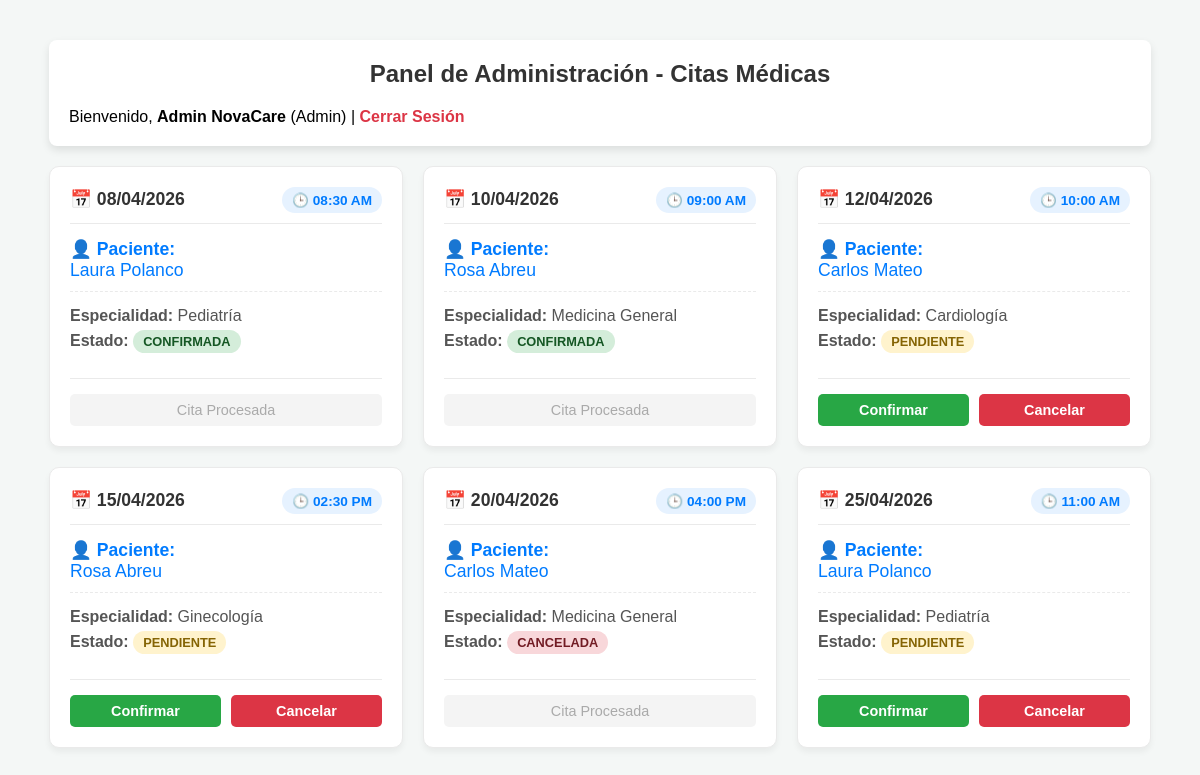
Page /admin/dashboard.php (signed in) on the committed database.
### tables this page shows
CREATE TABLE citas (
    id INT AUTO_INCREMENT PRIMARY KEY,
    id_usuario INT NOT NULL,
    fecha DATE NOT NULL,
    hora TIME NOT NULL,
    especialidad VARCHAR(100) NOT NULL,
    estado ENUM('pendiente', 'confirmada', 'cancelada') DEFAULT 'pendiente',
    FOREIGN KEY (id_usuario) REFERENCES usuarios(id) ON DELETE CASCADE
);

CREATE TABLE usuarios (
    id INT AUTO_INCREMENT PRIMARY KEY,
    nombre VARCHAR(100) NOT NULL,
    email VARCHAR(100) NOT NULL UNIQUE,
    password VARCHAR(255) NOT NULL,
    rol ENUM('admin', 'paciente') DEFAULT 'paciente',
    fecha_registro TIMESTAMP DEFAULT CURRENT_TIMESTAMP
);

### admin/dashboard.php (the view, shortened to what this page needs)
<?php
require '../includes/db.php';
$sql = "SELECT c.id, c.fecha, c.hora, c.especialidad, c.estado, u.nombre AS paciente
        FROM citas c
        INNER JOIN usuarios u ON c.id_usuario = u.id
        ORDER BY c.fecha ASC, c.hora ASC";
$result = $conn->query($sql);
?>
<!DOCTYPE html>
<html lang="es">
<head>
    <link rel="stylesheet" href="../css/style.css">
</head>
<body style="display: block; background-color: #f4f7f6; padding: 20px;">
    <div class="container-admin">
        <div style="background: white; padding: 20px; border-radius: 8px; box-shadow: 0 4px 8px rgba(0,0,0,0.1); margin-bottom: 20px;">
            <h2 style="margin-top: 0;">Panel de Administración - Citas Médicas</h2>
            <nav>
                <span>Bienvenido, <strong><?php echo htmlspecialchars($_SESSION['nombre']); ?></strong> (Admin)</span> |
                <a href="../logout.php" style="color: #dc3545; font-weight: bold;">Cerrar Sesión</a>
            </nav>
        </div>
        <div class="citas-grid">
            <?php if ($result->num_rows > 0): ?>
                <?php while($row = $result->fetch_assoc()): ?>
                    <div class="cita-card">
                        <div class="cita-header">
                            <span class="cita-fecha">📅 <?php echo date("d/m/Y", strtotime($row['fecha'])); ?></span>
                            <span class="cita-hora">🕒 <?php echo date("h:i A", strtotime($row['hora'])); ?></span>
                        </div>
                        <div class="cita-body">
                            <div class="paciente-nombre">
                                <strong>👤 Paciente:</strong> <br>
                                <?php echo htmlspecialchars($row['paciente']); ?>
                            </div>
                            <p><strong>Especialidad:</strong> <?php echo htmlspecialchars($row['especialidad']); ?></p>
                            <p><strong>Estado:</strong>
                                <span class="badge <?php echo $row['estado']; ?>">
                                    <?php echo ucfirst($row['estado']); ?>
                                </span>
                            </p>
                        </div>
                        <div class="cita-actions">
                            <?php if($row['estado'] == 'pendiente'): ?>
                                <a href="dashboard.php?action=confirmar&id=<?php echo $row['id']; ?>" class="btn-confirm">Confirmar</a>
                                <a href="dashboard.php?action=cancelar&id=<?php echo $row['id']; ?>" class="btn-cancel">Cancelar</a>
                            <?php else: ?>
                                <span style="flex: 1; text-align: center; padding: 8px; color: #aaa; background: #f4f4f4; border-radius: 5px; font-size: 0.9rem;">Cita Procesada</span>
                            <?php endif; ?>
                        </div>
                    </div>
                <?php endwhile; ?>
            <?php else: ?>
                <div style="grid-column: 1 / -1; text-align: center; padding: 40px; background: white; border-radius: 8px; color: #666;">
                    No hay citas registradas en el sistema.
                </div>
            <?php endif; ?>
        </div>
        </div>
</body>
</html>

### css/style.css (style rules this page uses)
body { font-family: Arial, sans-serif; background-color: #f4f7f6; margin: 0; padding: 20px; display: flex; justify-content: center; }
h2 { color: #333; text-align: center; }
a { color: #007BFF; text-decoration: none; }
.citas-grid { display: grid; grid-template-columns: repeat(auto-fill, minmax(300px, 1fr)); gap: 20px; margin-top: 20px; }
.cita-card { background: white; border-radius: 10px; padding: 20px; box-shadow: 0 4px 6px rgba(0,0,0,0.05); border: 1px solid #eaeaea; transition: transform 0.2s, box-shadow 0.2s; display: flex; flex-direction: column; }
.cita-header { display: flex; justify-content: space-between; align-items: center; border-bottom: 1px solid #eaeaea; padding-bottom: 10px; margin-bottom: 15px; }
.cita-fecha { font-size: 1.1rem; font-weight: bold; color: #333; display: flex; align-items: center; gap: 8px; }
.cita-hora { color: #007BFF; font-weight: bold; background: #e6f2ff; padding: 5px 10px; border-radius: 15px; font-size: 0.85rem; }
.cita-body { flex-grow: 1; margin-bottom: 20px; }
.cita-body p { margin: 5px 0; color: #555; }
.cita-actions { display: flex; gap: 10px; border-top: 1px solid #eaeaea; padding-top: 15px; }
.cita-actions a { flex: 1; text-align: center; padding: 8px; border-radius: 5px; font-weight: bold; font-size: 0.9rem; text-decoration: none; }
.badge { display: inline-block; padding: 4px 10px; border-radius: 12px; font-size: 0.8rem; font-weight: bold; text-transform: uppercase; }
.badge.pendiente { background-color: #fff3cd; color: #856404; }
.badge.confirmada { background-color: #d4edda; color: #155724; }
.badge.cancelada { background-color: #f8d7da; color: #721c24; }
.cita-actions .btn-confirm { background: #28a745; color: white; text-align: center; border: none; }
.cita-actions .btn-cancel { background: #dc3545; color: white; text-align: center; border: none; }

### admin/dashboard.php (style rules this page uses)
.container-admin { width: 95%; max-width: 1200px; margin: 20px auto; }
.paciente-nombre { font-size: 1.1rem; color: #007BFF; margin-bottom: 15px; padding-bottom: 10px; border-bottom: 1px dashed #eaeaea; }

### rows in the picture
citas: fecha "08/04/2026", hora "08:30 AM", id_usuario.nombre "Laura Polanco", especialidad "Pediatría", estado "CONFIRMADA", shows "Cita Procesada"
citas: fecha "10/04/2026", hora "09:00 AM", id_usuario.nombre "Rosa Abreu", especialidad "Medicina General", estado "CONFIRMADA", shows "Cita Procesada"
citas: fecha "12/04/2026", hora "10:00 AM", id_usuario.nombre "Carlos Mateo", especialidad "Cardiología", estado "PENDIENTE"
citas: fecha "15/04/2026", hora "02:30 PM", id_usuario.nombre "Rosa Abreu", especialidad "Ginecología", estado "PENDIENTE"
citas: fecha "20/04/2026", hora "04:00 PM", id_usuario.nombre "Carlos Mateo", especialidad "Medicina General", estado "CANCELADA", shows "Cita Procesada"
citas: fecha "25/04/2026", hora "11:00 AM", id_usuario.nombre "Laura Polanco", especialidad "Pediatría", estado "PENDIENTE"

### other values in the picture
$_SESSION['nombre'] "Admin NovaCare"
